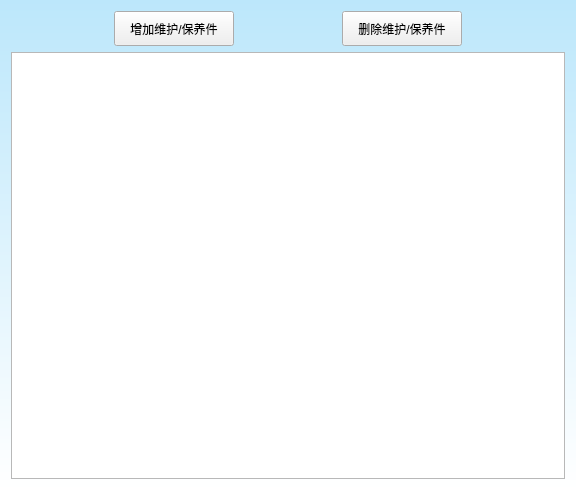
<?xml version="1.0" encoding="UTF-8"?>
<ui version="4.0">
 <class>WearingPartsList</class>
 <widget class="QWidget" name="WearingPartsList">
  <property name="geometry">
   <rect>
    <x>0</x>
    <y>0</y>
    <width>576</width>
    <height>490</height>
   </rect>
  </property>
  <property name="windowTitle">
   <string>维护/保养件列表</string>
  </property>
  <property name="styleSheet">
   <string notr="true">QWidget#WearingPartsList{
background-color: qlineargradient(spread:pad, x1:0.5, y1:0, x2:0.5, y2:1, stop:0 rgba(188, 231, 251, 255), stop:1 rgba(255, 255, 255, 255));}

</string>
  </property>
  <layout class="QVBoxLayout" name="verticalLayout">
   <item>
    <layout class="QHBoxLayout" name="horizontalLayout">
     <item>
      <spacer name="horizontalSpacer">
       <property name="orientation">
        <enum>Qt::Horizontal</enum>
       </property>
       <property name="sizeHint" stdset="0">
        <size>
         <width>40</width>
         <height>20</height>
        </size>
       </property>
      </spacer>
     </item>
     <item>
      <widget class="QPushButton" name="btnAddPart">
       <property name="minimumSize">
        <size>
         <width>120</width>
         <height>35</height>
        </size>
       </property>
       <property name="styleSheet">
        <string notr="true"/>
       </property>
       <property name="text">
        <string>增加维护/保养件</string>
       </property>
      </widget>
     </item>
     <item>
      <spacer name="horizontalSpacer_2">
       <property name="orientation">
        <enum>Qt::Horizontal</enum>
       </property>
       <property name="sizeHint" stdset="0">
        <size>
         <width>40</width>
         <height>20</height>
        </size>
       </property>
      </spacer>
     </item>
     <item>
      <widget class="QPushButton" name="btnDeletePart">
       <property name="minimumSize">
        <size>
         <width>120</width>
         <height>35</height>
        </size>
       </property>
       <property name="text">
        <string>删除维护/保养件</string>
       </property>
      </widget>
     </item>
     <item>
      <spacer name="horizontalSpacer_3">
       <property name="orientation">
        <enum>Qt::Horizontal</enum>
       </property>
       <property name="sizeHint" stdset="0">
        <size>
         <width>40</width>
         <height>20</height>
        </size>
       </property>
      </spacer>
     </item>
    </layout>
   </item>
   <item>
    <widget class="QTableWidget" name="tableWidget">
     <property name="editTriggers">
      <set>QAbstractItemView::AnyKeyPressed</set>
     </property>
     <property name="selectionMode">
      <enum>QAbstractItemView::NoSelection</enum>
     </property>
    </widget>
   </item>
  </layout>
 </widget>
 <resources/>
 <connections/>
</ui>
